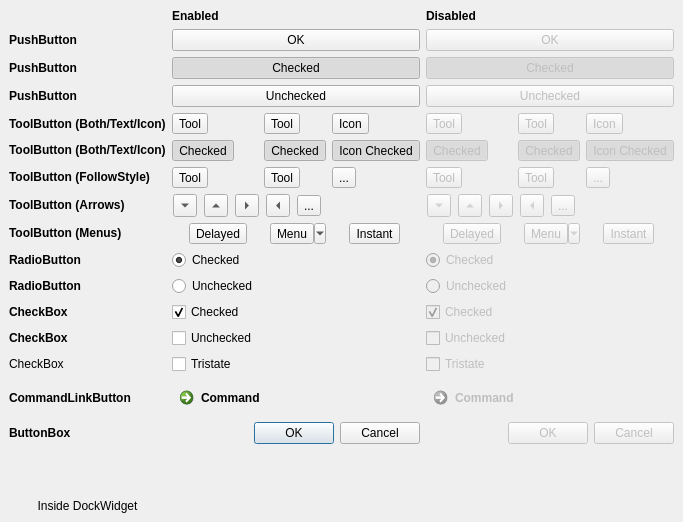
<?xml version="1.0" encoding="UTF-8"?>
<ui version="4.0">
 <class>DockWidget</class>
 <widget class="QDockWidget" name="DockWidget">
  <property name="geometry">
   <rect>
    <x>0</x>
    <y>0</y>
    <width>580</width>
    <height>522</height>
   </rect>
  </property>
  <property name="windowTitle">
   <string>Buttons</string>
  </property>
  <widget class="QWidget" name="dockWidgetContents">
   <layout class="QGridLayout" name="gridLayout">
    <item row="0" column="1">
     <widget class="QLabel" name="label_72">
      <property name="font">
       <font>
        <weight>75</weight>
        <bold>true</bold>
       </font>
      </property>
      <property name="text">
       <string>Enabled</string>
      </property>
     </widget>
    </item>
    <item row="0" column="4">
     <widget class="QLabel" name="label_73">
      <property name="font">
       <font>
        <weight>75</weight>
        <bold>true</bold>
       </font>
      </property>
      <property name="text">
       <string>Disabled</string>
      </property>
     </widget>
    </item>
    <item row="1" column="0">
     <widget class="QLabel" name="label_26">
      <property name="minimumSize">
       <size>
        <width>0</width>
        <height>0</height>
       </size>
      </property>
      <property name="maximumSize">
       <size>
        <width>16777215</width>
        <height>16777215</height>
       </size>
      </property>
      <property name="font">
       <font>
        <weight>75</weight>
        <bold>true</bold>
       </font>
      </property>
      <property name="toolTip">
       <string>This is a tool tip</string>
      </property>
      <property name="statusTip">
       <string>This is a status tip</string>
      </property>
      <property name="whatsThis">
       <string>This is &quot;what is this&quot;</string>
      </property>
      <property name="text">
       <string>PushButton</string>
      </property>
     </widget>
    </item>
    <item row="1" column="1" colspan="3">
     <widget class="QPushButton" name="pushButton">
      <property name="minimumSize">
       <size>
        <width>0</width>
        <height>0</height>
       </size>
      </property>
      <property name="maximumSize">
       <size>
        <width>16777215</width>
        <height>16777215</height>
       </size>
      </property>
      <property name="toolTip">
       <string>This is a tool tip</string>
      </property>
      <property name="statusTip">
       <string>This is a status tip</string>
      </property>
      <property name="whatsThis">
       <string>This is &quot;what is this&quot;</string>
      </property>
      <property name="text">
       <string>OK</string>
      </property>
     </widget>
    </item>
    <item row="1" column="4" colspan="3">
     <widget class="QPushButton" name="pushButtonDis">
      <property name="enabled">
       <bool>false</bool>
      </property>
      <property name="minimumSize">
       <size>
        <width>0</width>
        <height>0</height>
       </size>
      </property>
      <property name="maximumSize">
       <size>
        <width>16777215</width>
        <height>16777215</height>
       </size>
      </property>
      <property name="toolTip">
       <string>This is a tool tip</string>
      </property>
      <property name="statusTip">
       <string>This is a status tip</string>
      </property>
      <property name="whatsThis">
       <string>This is &quot;what is this&quot;</string>
      </property>
      <property name="text">
       <string>OK</string>
      </property>
      <property name="default">
       <bool>false</bool>
      </property>
     </widget>
    </item>
    <item row="2" column="0">
     <widget class="QLabel" name="label_74">
      <property name="font">
       <font>
        <weight>75</weight>
        <bold>true</bold>
       </font>
      </property>
      <property name="text">
       <string>PushButton</string>
      </property>
     </widget>
    </item>
    <item row="2" column="1" colspan="3">
     <widget class="QPushButton" name="pushButtonChecked">
      <property name="maximumSize">
       <size>
        <width>16777215</width>
        <height>16777215</height>
       </size>
      </property>
      <property name="text">
       <string>Checked</string>
      </property>
      <property name="checkable">
       <bool>true</bool>
      </property>
      <property name="checked">
       <bool>true</bool>
      </property>
     </widget>
    </item>
    <item row="2" column="4" colspan="3">
     <widget class="QPushButton" name="pushButtonCheckedDis">
      <property name="enabled">
       <bool>false</bool>
      </property>
      <property name="text">
       <string>Checked</string>
      </property>
      <property name="checkable">
       <bool>true</bool>
      </property>
      <property name="checked">
       <bool>true</bool>
      </property>
     </widget>
    </item>
    <item row="3" column="0">
     <widget class="QLabel" name="label_76">
      <property name="font">
       <font>
        <weight>75</weight>
        <bold>true</bold>
       </font>
      </property>
      <property name="text">
       <string>PushButton</string>
      </property>
     </widget>
    </item>
    <item row="3" column="1" colspan="3">
     <widget class="QPushButton" name="pushButtonUnchecked">
      <property name="text">
       <string>Unchecked</string>
      </property>
      <property name="checkable">
       <bool>true</bool>
      </property>
     </widget>
    </item>
    <item row="3" column="4" colspan="3">
     <widget class="QPushButton" name="pushButtonUncheckedDis">
      <property name="enabled">
       <bool>false</bool>
      </property>
      <property name="text">
       <string>Unchecked</string>
      </property>
      <property name="checkable">
       <bool>true</bool>
      </property>
     </widget>
    </item>
    <item row="4" column="0">
     <widget class="QLabel" name="label_33">
      <property name="minimumSize">
       <size>
        <width>0</width>
        <height>0</height>
       </size>
      </property>
      <property name="maximumSize">
       <size>
        <width>16777215</width>
        <height>16777215</height>
       </size>
      </property>
      <property name="font">
       <font>
        <weight>75</weight>
        <bold>true</bold>
       </font>
      </property>
      <property name="toolTip">
       <string>This is a tool tip</string>
      </property>
      <property name="statusTip">
       <string>This is a status tip</string>
      </property>
      <property name="whatsThis">
       <string>This is &quot;what is this&quot;</string>
      </property>
      <property name="text">
       <string>ToolButton (Both/Text/Icon)</string>
      </property>
     </widget>
    </item>
    <item row="4" column="1">
     <widget class="QToolButton" name="toolButton_4">
      <property name="text">
       <string>Tool</string>
      </property>
      <property name="icon">
       <iconset>
        <normaloff>:/qss_icons/rc/window_undock_focus.png</normaloff>:/qss_icons/rc/window_undock_focus.png</iconset>
      </property>
      <property name="toolButtonStyle">
       <enum>Qt::ToolButtonTextBesideIcon</enum>
      </property>
     </widget>
    </item>
    <item row="4" column="2">
     <widget class="QToolButton" name="toolButton">
      <property name="minimumSize">
       <size>
        <width>0</width>
        <height>0</height>
       </size>
      </property>
      <property name="maximumSize">
       <size>
        <width>16777215</width>
        <height>16777215</height>
       </size>
      </property>
      <property name="toolTip">
       <string>This is a tool tip</string>
      </property>
      <property name="statusTip">
       <string>This is a status tip</string>
      </property>
      <property name="whatsThis">
       <string>This is &quot;what is this&quot;</string>
      </property>
      <property name="text">
       <string>Tool</string>
      </property>
      <property name="icon">
       <iconset>
        <normaloff>:/qss_icons/rc/window_undock_focus.png</normaloff>:/qss_icons/rc/window_undock_focus.png</iconset>
      </property>
      <property name="toolButtonStyle">
       <enum>Qt::ToolButtonTextOnly</enum>
      </property>
     </widget>
    </item>
    <item row="4" column="3">
     <widget class="QToolButton" name="toolButtonIcon">
      <property name="text">
       <string>Icon</string>
      </property>
      <property name="icon">
       <iconset resource="../../dark/style.qrc">
        <normaloff>:/qss_icons/dark/rc/window_undock_focus.png</normaloff>:/qss_icons/dark/rc/window_undock_focus.png</iconset>
      </property>
     </widget>
    </item>
    <item row="4" column="4">
     <widget class="QToolButton" name="toolButton_9">
      <property name="enabled">
       <bool>false</bool>
      </property>
      <property name="text">
       <string>Tool</string>
      </property>
      <property name="icon">
       <iconset>
        <normaloff>:/qss_icons/rc/window_undock_focus.png</normaloff>:/qss_icons/rc/window_undock_focus.png</iconset>
      </property>
      <property name="toolButtonStyle">
       <enum>Qt::ToolButtonTextBesideIcon</enum>
      </property>
     </widget>
    </item>
    <item row="4" column="5">
     <widget class="QToolButton" name="toolButton_8">
      <property name="enabled">
       <bool>false</bool>
      </property>
      <property name="minimumSize">
       <size>
        <width>0</width>
        <height>0</height>
       </size>
      </property>
      <property name="maximumSize">
       <size>
        <width>16777215</width>
        <height>16777215</height>
       </size>
      </property>
      <property name="toolTip">
       <string>This is a tool tip</string>
      </property>
      <property name="statusTip">
       <string>This is a status tip</string>
      </property>
      <property name="whatsThis">
       <string>This is &quot;what is this&quot;</string>
      </property>
      <property name="text">
       <string>Tool</string>
      </property>
      <property name="icon">
       <iconset>
        <normaloff>:/qss_icons/rc/window_undock_focus.png</normaloff>:/qss_icons/rc/window_undock_focus.png</iconset>
      </property>
      <property name="toolButtonStyle">
       <enum>Qt::ToolButtonTextOnly</enum>
      </property>
     </widget>
    </item>
    <item row="4" column="6">
     <widget class="QToolButton" name="toolButtonIcon_2">
      <property name="enabled">
       <bool>false</bool>
      </property>
      <property name="text">
       <string>Icon</string>
      </property>
      <property name="icon">
       <iconset>
        <normaloff>:/qss_icons/${ID}/rc/window_undock_focus.png</normaloff>:/qss_icons/${ID}/rc/window_undock_focus.png</iconset>
      </property>
     </widget>
    </item>
    <item row="5" column="0">
     <widget class="QLabel" name="label_2">
      <property name="text">
       <string>&lt;html&gt;&lt;head/&gt;&lt;body&gt;&lt;p&gt;&lt;span style=&quot; font-weight:600;&quot;&gt;ToolButton (Both/Text/Icon)&lt;/span&gt;&lt;/p&gt;&lt;/body&gt;&lt;/html&gt;</string>
      </property>
     </widget>
    </item>
    <item row="5" column="1">
     <widget class="QToolButton" name="toolButton_5">
      <property name="text">
       <string>Checked</string>
      </property>
      <property name="icon">
       <iconset>
        <normaloff>:/qss_icons/rc/window_undock_focus.png</normaloff>:/qss_icons/rc/window_undock_focus.png</iconset>
      </property>
      <property name="checkable">
       <bool>true</bool>
      </property>
      <property name="checked">
       <bool>true</bool>
      </property>
      <property name="toolButtonStyle">
       <enum>Qt::ToolButtonTextBesideIcon</enum>
      </property>
     </widget>
    </item>
    <item row="5" column="2">
     <widget class="QToolButton" name="toolButtonChecked">
      <property name="text">
       <string>Checked</string>
      </property>
      <property name="icon">
       <iconset>
        <normaloff>:/qss_icons/rc/window_undock_focus.png</normaloff>:/qss_icons/rc/window_undock_focus.png</iconset>
      </property>
      <property name="checkable">
       <bool>true</bool>
      </property>
      <property name="checked">
       <bool>true</bool>
      </property>
      <property name="popupMode">
       <enum>QToolButton::DelayedPopup</enum>
      </property>
      <property name="toolButtonStyle">
       <enum>Qt::ToolButtonTextOnly</enum>
      </property>
     </widget>
    </item>
    <item row="5" column="3">
     <widget class="QToolButton" name="toolButtonCheckedIcon">
      <property name="text">
       <string>Icon Checked</string>
      </property>
      <property name="icon">
       <iconset resource="../../dark/style.qrc">
        <normaloff>:/qss_icons/dark/rc/window_undock_focus.png</normaloff>:/qss_icons/dark/rc/window_undock_focus.png</iconset>
      </property>
      <property name="checkable">
       <bool>true</bool>
      </property>
      <property name="checked">
       <bool>true</bool>
      </property>
     </widget>
    </item>
    <item row="5" column="4">
     <widget class="QToolButton" name="toolButton_10">
      <property name="enabled">
       <bool>false</bool>
      </property>
      <property name="text">
       <string>Checked</string>
      </property>
      <property name="icon">
       <iconset>
        <normaloff>:/qss_icons/rc/window_undock_focus.png</normaloff>:/qss_icons/rc/window_undock_focus.png</iconset>
      </property>
      <property name="checkable">
       <bool>true</bool>
      </property>
      <property name="checked">
       <bool>true</bool>
      </property>
      <property name="toolButtonStyle">
       <enum>Qt::ToolButtonTextBesideIcon</enum>
      </property>
     </widget>
    </item>
    <item row="5" column="5">
     <widget class="QToolButton" name="toolButtonChecked_2">
      <property name="enabled">
       <bool>false</bool>
      </property>
      <property name="text">
       <string>Checked</string>
      </property>
      <property name="icon">
       <iconset>
        <normaloff>:/qss_icons/rc/window_undock_focus.png</normaloff>:/qss_icons/rc/window_undock_focus.png</iconset>
      </property>
      <property name="checkable">
       <bool>true</bool>
      </property>
      <property name="checked">
       <bool>true</bool>
      </property>
      <property name="popupMode">
       <enum>QToolButton::DelayedPopup</enum>
      </property>
      <property name="toolButtonStyle">
       <enum>Qt::ToolButtonTextOnly</enum>
      </property>
     </widget>
    </item>
    <item row="5" column="6">
     <widget class="QToolButton" name="toolButtonCheckedIcon_2">
      <property name="enabled">
       <bool>false</bool>
      </property>
      <property name="text">
       <string>Icon Checked</string>
      </property>
      <property name="icon">
       <iconset>
        <normaloff>:/qss_icons/${ID}/rc/window_undock_focus.png</normaloff>:/qss_icons/${ID}/rc/window_undock_focus.png</iconset>
      </property>
      <property name="checkable">
       <bool>true</bool>
      </property>
      <property name="checked">
       <bool>true</bool>
      </property>
     </widget>
    </item>
    <item row="6" column="0">
     <widget class="QLabel" name="label_5">
      <property name="text">
       <string>&lt;html&gt;&lt;head/&gt;&lt;body&gt;&lt;p&gt;&lt;span style=&quot; font-weight:600;&quot;&gt;ToolButton (FollowStyle)&lt;/span&gt;&lt;/p&gt;&lt;/body&gt;&lt;/html&gt;</string>
      </property>
     </widget>
    </item>
    <item row="6" column="1">
     <widget class="QToolButton" name="toolButton_6">
      <property name="text">
       <string>Tool</string>
      </property>
      <property name="icon">
       <iconset>
        <normaloff>:/qss_icons/rc/window_undock_focus.png</normaloff>:/qss_icons/rc/window_undock_focus.png</iconset>
      </property>
      <property name="toolButtonStyle">
       <enum>Qt::ToolButtonFollowStyle</enum>
      </property>
     </widget>
    </item>
    <item row="6" column="2">
     <widget class="QToolButton" name="toolButton_2">
      <property name="text">
       <string>Tool</string>
      </property>
      <property name="icon">
       <iconset>
        <normaloff>:/qss_icons/rc/window_undock_focus.png</normaloff>:/qss_icons/rc/window_undock_focus.png</iconset>
      </property>
      <property name="toolButtonStyle">
       <enum>Qt::ToolButtonFollowStyle</enum>
      </property>
     </widget>
    </item>
    <item row="6" column="3">
     <widget class="QToolButton" name="toolButton_3">
      <property name="text">
       <string>...</string>
      </property>
      <property name="icon">
       <iconset resource="../../dark/style.qrc">
        <normaloff>:/qss_icons/dark/rc/window_undock_focus.png</normaloff>:/qss_icons/dark/rc/window_undock_focus.png</iconset>
      </property>
      <property name="toolButtonStyle">
       <enum>Qt::ToolButtonFollowStyle</enum>
      </property>
     </widget>
    </item>
    <item row="6" column="4">
     <widget class="QToolButton" name="toolButton_12">
      <property name="enabled">
       <bool>false</bool>
      </property>
      <property name="text">
       <string>Tool</string>
      </property>
      <property name="icon">
       <iconset>
        <normaloff>:/qss_icons/rc/window_undock_focus.png</normaloff>:/qss_icons/rc/window_undock_focus.png</iconset>
      </property>
      <property name="toolButtonStyle">
       <enum>Qt::ToolButtonFollowStyle</enum>
      </property>
     </widget>
    </item>
    <item row="6" column="5">
     <widget class="QToolButton" name="toolButton_7">
      <property name="enabled">
       <bool>false</bool>
      </property>
      <property name="text">
       <string>Tool</string>
      </property>
      <property name="icon">
       <iconset>
        <normaloff>:/qss_icons/rc/window_undock_focus.png</normaloff>:/qss_icons/rc/window_undock_focus.png</iconset>
      </property>
      <property name="toolButtonStyle">
       <enum>Qt::ToolButtonFollowStyle</enum>
      </property>
     </widget>
    </item>
    <item row="6" column="6">
     <widget class="QToolButton" name="toolButton_11">
      <property name="enabled">
       <bool>false</bool>
      </property>
      <property name="text">
       <string>...</string>
      </property>
      <property name="icon">
       <iconset>
        <normaloff>:/qss_icons/rc/window_undock_focus.png</normaloff>:/qss_icons/rc/window_undock_focus.png</iconset>
      </property>
      <property name="toolButtonStyle">
       <enum>Qt::ToolButtonFollowStyle</enum>
      </property>
     </widget>
    </item>
    <item row="7" column="0">
     <widget class="QLabel" name="label_3">
      <property name="text">
       <string>&lt;html&gt;&lt;head/&gt;&lt;body&gt;&lt;p&gt;&lt;span style=&quot; font-weight:600;&quot;&gt;ToolButton (Arrows)&lt;/span&gt;&lt;/p&gt;&lt;/body&gt;&lt;/html&gt;</string>
      </property>
     </widget>
    </item>
    <item row="7" column="1" colspan="2">
     <layout class="QGridLayout" name="gridLayout_3">
      <item row="0" column="1">
       <widget class="QToolButton" name="toolButtonArrowUp">
        <property name="text">
         <string>...</string>
        </property>
        <property name="arrowType">
         <enum>Qt::UpArrow</enum>
        </property>
       </widget>
      </item>
      <item row="0" column="3">
       <widget class="QToolButton" name="toolButtonArrowLeft">
        <property name="text">
         <string>...</string>
        </property>
        <property name="arrowType">
         <enum>Qt::LeftArrow</enum>
        </property>
       </widget>
      </item>
      <item row="0" column="2">
       <widget class="QToolButton" name="toolButtonArrowRight">
        <property name="text">
         <string>...</string>
        </property>
        <property name="arrowType">
         <enum>Qt::RightArrow</enum>
        </property>
       </widget>
      </item>
      <item row="0" column="0">
       <widget class="QToolButton" name="toolButtonArrowDown">
        <property name="text">
         <string>...</string>
        </property>
        <property name="arrowType">
         <enum>Qt::DownArrow</enum>
        </property>
       </widget>
      </item>
      <item row="0" column="4">
       <widget class="QToolButton" name="toolButtonDots">
        <property name="text">
         <string>...</string>
        </property>
       </widget>
      </item>
     </layout>
    </item>
    <item row="7" column="4" colspan="2">
     <layout class="QGridLayout" name="gridLayout_2">
      <item row="0" column="1">
       <widget class="QToolButton" name="toolButtonArrowUpDis">
        <property name="enabled">
         <bool>false</bool>
        </property>
        <property name="text">
         <string>...</string>
        </property>
        <property name="arrowType">
         <enum>Qt::UpArrow</enum>
        </property>
       </widget>
      </item>
      <item row="0" column="0">
       <widget class="QToolButton" name="toolButtonArrowDownDis">
        <property name="enabled">
         <bool>false</bool>
        </property>
        <property name="text">
         <string>...</string>
        </property>
        <property name="arrowType">
         <enum>Qt::DownArrow</enum>
        </property>
       </widget>
      </item>
      <item row="0" column="2">
       <widget class="QToolButton" name="toolButtonArrowRightDis">
        <property name="enabled">
         <bool>false</bool>
        </property>
        <property name="text">
         <string>...</string>
        </property>
        <property name="arrowType">
         <enum>Qt::RightArrow</enum>
        </property>
       </widget>
      </item>
      <item row="0" column="3">
       <widget class="QToolButton" name="toolButtonArrowLeftDis">
        <property name="enabled">
         <bool>false</bool>
        </property>
        <property name="text">
         <string>...</string>
        </property>
        <property name="arrowType">
         <enum>Qt::LeftArrow</enum>
        </property>
       </widget>
      </item>
      <item row="0" column="4">
       <widget class="QToolButton" name="toolButtonDotsDis">
        <property name="enabled">
         <bool>false</bool>
        </property>
        <property name="text">
         <string>...</string>
        </property>
       </widget>
      </item>
     </layout>
    </item>
    <item row="8" column="0">
     <widget class="QLabel" name="label_4">
      <property name="text">
       <string>&lt;html&gt;&lt;head/&gt;&lt;body&gt;&lt;p&gt;&lt;span style=&quot; font-weight:600;&quot;&gt;ToolButton (Menus)&lt;/span&gt;&lt;/p&gt;&lt;/body&gt;&lt;/html&gt;</string>
      </property>
     </widget>
    </item>
    <item row="8" column="1" colspan="3">
     <layout class="QHBoxLayout" name="horizontalLayout">
      <item>
       <widget class="QToolButton" name="toolButtonDelayedPopup">
        <property name="text">
         <string>Delayed</string>
        </property>
        <property name="arrowType">
         <enum>Qt::NoArrow</enum>
        </property>
       </widget>
      </item>
      <item>
       <widget class="QToolButton" name="toolButtonMenuButtonPopup">
        <property name="text">
         <string>Menu</string>
        </property>
        <property name="popupMode">
         <enum>QToolButton::MenuButtonPopup</enum>
        </property>
       </widget>
      </item>
      <item>
       <widget class="QToolButton" name="toolButtonInstantPopup">
        <property name="text">
         <string>Instant</string>
        </property>
        <property name="popupMode">
         <enum>QToolButton::InstantPopup</enum>
        </property>
       </widget>
      </item>
     </layout>
    </item>
    <item row="8" column="4" colspan="3">
     <layout class="QHBoxLayout" name="horizontalLayout_2">
      <item>
       <widget class="QToolButton" name="toolButtonDelayedPopupDis">
        <property name="enabled">
         <bool>false</bool>
        </property>
        <property name="text">
         <string>Delayed</string>
        </property>
        <property name="arrowType">
         <enum>Qt::NoArrow</enum>
        </property>
       </widget>
      </item>
      <item>
       <widget class="QToolButton" name="toolButtonMenuButtonPopupDis">
        <property name="enabled">
         <bool>false</bool>
        </property>
        <property name="text">
         <string>Menu</string>
        </property>
        <property name="popupMode">
         <enum>QToolButton::MenuButtonPopup</enum>
        </property>
       </widget>
      </item>
      <item>
       <widget class="QToolButton" name="toolButtonInstantPopupDis">
        <property name="enabled">
         <bool>false</bool>
        </property>
        <property name="text">
         <string>Instant</string>
        </property>
        <property name="popupMode">
         <enum>QToolButton::InstantPopup</enum>
        </property>
       </widget>
      </item>
     </layout>
    </item>
    <item row="9" column="0">
     <widget class="QLabel" name="label_75">
      <property name="font">
       <font>
        <weight>75</weight>
        <bold>true</bold>
       </font>
      </property>
      <property name="text">
       <string>RadioButton</string>
      </property>
     </widget>
    </item>
    <item row="9" column="1">
     <widget class="QRadioButton" name="radioButtonChecked">
      <property name="text">
       <string>Checked</string>
      </property>
      <property name="checked">
       <bool>true</bool>
      </property>
      <property name="autoExclusive">
       <bool>false</bool>
      </property>
     </widget>
    </item>
    <item row="9" column="4">
     <widget class="QRadioButton" name="radioButtonCheckedDis">
      <property name="enabled">
       <bool>false</bool>
      </property>
      <property name="text">
       <string>Checked</string>
      </property>
      <property name="checked">
       <bool>true</bool>
      </property>
      <property name="autoExclusive">
       <bool>false</bool>
      </property>
     </widget>
    </item>
    <item row="10" column="0">
     <widget class="QLabel" name="label_29">
      <property name="minimumSize">
       <size>
        <width>0</width>
        <height>0</height>
       </size>
      </property>
      <property name="maximumSize">
       <size>
        <width>16777215</width>
        <height>16777215</height>
       </size>
      </property>
      <property name="font">
       <font>
        <weight>75</weight>
        <bold>true</bold>
       </font>
      </property>
      <property name="toolTip">
       <string>This is a tool tip</string>
      </property>
      <property name="statusTip">
       <string>This is a status tip</string>
      </property>
      <property name="whatsThis">
       <string>This is &quot;what is this&quot;</string>
      </property>
      <property name="text">
       <string>RadioButton</string>
      </property>
     </widget>
    </item>
    <item row="10" column="1">
     <widget class="QRadioButton" name="radioButtonUnchecked">
      <property name="minimumSize">
       <size>
        <width>0</width>
        <height>0</height>
       </size>
      </property>
      <property name="maximumSize">
       <size>
        <width>16777215</width>
        <height>16777215</height>
       </size>
      </property>
      <property name="toolTip">
       <string>This is a tool tip</string>
      </property>
      <property name="statusTip">
       <string>This is a status tip</string>
      </property>
      <property name="whatsThis">
       <string>This is &quot;what is this&quot;</string>
      </property>
      <property name="text">
       <string>Unchecked</string>
      </property>
      <property name="autoExclusive">
       <bool>false</bool>
      </property>
     </widget>
    </item>
    <item row="10" column="4">
     <widget class="QRadioButton" name="radioButtonUncheckedDis">
      <property name="enabled">
       <bool>false</bool>
      </property>
      <property name="minimumSize">
       <size>
        <width>0</width>
        <height>0</height>
       </size>
      </property>
      <property name="maximumSize">
       <size>
        <width>16777215</width>
        <height>16777215</height>
       </size>
      </property>
      <property name="toolTip">
       <string>This is a tool tip</string>
      </property>
      <property name="statusTip">
       <string>This is a status tip</string>
      </property>
      <property name="whatsThis">
       <string>This is &quot;what is this&quot;</string>
      </property>
      <property name="text">
       <string>Unchecked</string>
      </property>
      <property name="checked">
       <bool>false</bool>
      </property>
      <property name="autoExclusive">
       <bool>false</bool>
      </property>
     </widget>
    </item>
    <item row="11" column="0">
     <widget class="QLabel" name="label_53">
      <property name="font">
       <font>
        <weight>75</weight>
        <bold>true</bold>
       </font>
      </property>
      <property name="text">
       <string>CheckBox</string>
      </property>
     </widget>
    </item>
    <item row="11" column="1">
     <widget class="QCheckBox" name="checkBoxChecked">
      <property name="text">
       <string>Checked</string>
      </property>
      <property name="checked">
       <bool>true</bool>
      </property>
     </widget>
    </item>
    <item row="11" column="4">
     <widget class="QCheckBox" name="checkBoxCheckedDis">
      <property name="enabled">
       <bool>false</bool>
      </property>
      <property name="text">
       <string>Checked</string>
      </property>
      <property name="checked">
       <bool>true</bool>
      </property>
     </widget>
    </item>
    <item row="12" column="0">
     <widget class="QLabel" name="label_30">
      <property name="minimumSize">
       <size>
        <width>0</width>
        <height>0</height>
       </size>
      </property>
      <property name="maximumSize">
       <size>
        <width>16777215</width>
        <height>16777215</height>
       </size>
      </property>
      <property name="font">
       <font>
        <weight>75</weight>
        <bold>true</bold>
       </font>
      </property>
      <property name="toolTip">
       <string>This is a tool tip</string>
      </property>
      <property name="statusTip">
       <string>This is a status tip</string>
      </property>
      <property name="whatsThis">
       <string>This is &quot;what is this&quot;</string>
      </property>
      <property name="text">
       <string>CheckBox</string>
      </property>
     </widget>
    </item>
    <item row="12" column="1">
     <widget class="QCheckBox" name="checkBoxEnabled">
      <property name="minimumSize">
       <size>
        <width>0</width>
        <height>0</height>
       </size>
      </property>
      <property name="maximumSize">
       <size>
        <width>16777215</width>
        <height>16777215</height>
       </size>
      </property>
      <property name="toolTip">
       <string>This is a tool tip</string>
      </property>
      <property name="statusTip">
       <string>This is a status tip</string>
      </property>
      <property name="whatsThis">
       <string>This is &quot;what is this&quot;</string>
      </property>
      <property name="text">
       <string>Unchecked</string>
      </property>
      <property name="tristate">
       <bool>false</bool>
      </property>
     </widget>
    </item>
    <item row="12" column="4">
     <widget class="QCheckBox" name="checkBoxUncheckedDis">
      <property name="enabled">
       <bool>false</bool>
      </property>
      <property name="minimumSize">
       <size>
        <width>0</width>
        <height>0</height>
       </size>
      </property>
      <property name="maximumSize">
       <size>
        <width>16777215</width>
        <height>16777215</height>
       </size>
      </property>
      <property name="toolTip">
       <string>This is a tool tip</string>
      </property>
      <property name="statusTip">
       <string>This is a status tip</string>
      </property>
      <property name="whatsThis">
       <string>This is &quot;what is this&quot;</string>
      </property>
      <property name="text">
       <string>Unchecked</string>
      </property>
      <property name="checked">
       <bool>false</bool>
      </property>
     </widget>
    </item>
    <item row="13" column="0">
     <widget class="QLabel" name="label">
      <property name="text">
       <string>CheckBox</string>
      </property>
     </widget>
    </item>
    <item row="13" column="1">
     <widget class="QCheckBox" name="checkBoxTristate">
      <property name="text">
       <string>Tristate</string>
      </property>
      <property name="checkable">
       <bool>true</bool>
      </property>
      <property name="checked">
       <bool>false</bool>
      </property>
      <property name="tristate">
       <bool>true</bool>
      </property>
     </widget>
    </item>
    <item row="13" column="4">
     <widget class="QCheckBox" name="checkBoxTristateDis">
      <property name="enabled">
       <bool>false</bool>
      </property>
      <property name="text">
       <string>Tristate</string>
      </property>
      <property name="checked">
       <bool>false</bool>
      </property>
      <property name="tristate">
       <bool>true</bool>
      </property>
     </widget>
    </item>
    <item row="14" column="0">
     <widget class="QLabel" name="label_31">
      <property name="minimumSize">
       <size>
        <width>0</width>
        <height>0</height>
       </size>
      </property>
      <property name="maximumSize">
       <size>
        <width>16777215</width>
        <height>16777215</height>
       </size>
      </property>
      <property name="font">
       <font>
        <weight>75</weight>
        <bold>true</bold>
       </font>
      </property>
      <property name="toolTip">
       <string>This is a tool tip</string>
      </property>
      <property name="statusTip">
       <string>This is a status tip</string>
      </property>
      <property name="whatsThis">
       <string>This is &quot;what is this&quot;</string>
      </property>
      <property name="text">
       <string>CommandLinkButton</string>
      </property>
     </widget>
    </item>
    <item row="14" column="1" colspan="3">
     <widget class="QCommandLinkButton" name="commandLinkButton">
      <property name="minimumSize">
       <size>
        <width>0</width>
        <height>0</height>
       </size>
      </property>
      <property name="maximumSize">
       <size>
        <width>16777215</width>
        <height>16777215</height>
       </size>
      </property>
      <property name="toolTip">
       <string>This is a tool tip</string>
      </property>
      <property name="statusTip">
       <string>This is a status tip</string>
      </property>
      <property name="whatsThis">
       <string>This is &quot;what is this&quot;</string>
      </property>
      <property name="text">
       <string>Command</string>
      </property>
     </widget>
    </item>
    <item row="14" column="4" colspan="3">
     <widget class="QCommandLinkButton" name="commandLinkButtonDIs">
      <property name="enabled">
       <bool>false</bool>
      </property>
      <property name="maximumSize">
       <size>
        <width>16777215</width>
        <height>16777215</height>
       </size>
      </property>
      <property name="text">
       <string>Command</string>
      </property>
     </widget>
    </item>
    <item row="15" column="0">
     <widget class="QLabel" name="label_32">
      <property name="minimumSize">
       <size>
        <width>0</width>
        <height>0</height>
       </size>
      </property>
      <property name="maximumSize">
       <size>
        <width>16777215</width>
        <height>16777215</height>
       </size>
      </property>
      <property name="font">
       <font>
        <weight>75</weight>
        <bold>true</bold>
       </font>
      </property>
      <property name="toolTip">
       <string>This is a tool tip</string>
      </property>
      <property name="statusTip">
       <string>This is a status tip</string>
      </property>
      <property name="whatsThis">
       <string>This is &quot;what is this&quot;</string>
      </property>
      <property name="text">
       <string>ButtonBox</string>
      </property>
     </widget>
    </item>
    <item row="15" column="1" colspan="3">
     <widget class="QDialogButtonBox" name="buttonBox">
      <property name="minimumSize">
       <size>
        <width>0</width>
        <height>0</height>
       </size>
      </property>
      <property name="maximumSize">
       <size>
        <width>16777215</width>
        <height>16777215</height>
       </size>
      </property>
      <property name="toolTip">
       <string>This is a tool tip</string>
      </property>
      <property name="statusTip">
       <string>This is a status tip</string>
      </property>
      <property name="whatsThis">
       <string>This is &quot;what is this&quot;</string>
      </property>
      <property name="standardButtons">
       <set>QDialogButtonBox::Cancel|QDialogButtonBox::Ok</set>
      </property>
     </widget>
    </item>
    <item row="15" column="4" colspan="3">
     <widget class="QDialogButtonBox" name="buttonBoxDis">
      <property name="enabled">
       <bool>false</bool>
      </property>
      <property name="standardButtons">
       <set>QDialogButtonBox::Cancel|QDialogButtonBox::Ok</set>
      </property>
     </widget>
    </item>
    <item row="16" column="0">
     <spacer name="verticalSpacer">
      <property name="toolTip">
       <string>Vertical Spacer 'verticalSpacer', 20 x 4</string>
      </property>
      <property name="statusTip">
       <string>This is a status tip</string>
      </property>
      <property name="whatsThis">
       <string>This is &quot;what is this&quot;</string>
      </property>
      <property name="orientation">
       <enum>Qt::Vertical</enum>
      </property>
      <property name="sizeHint" stdset="0">
       <size>
        <width>20</width>
        <height>4</height>
       </size>
      </property>
     </spacer>
    </item>
    <item row="17" column="0">
     <widget class="QLabel" name="label_36">
      <property name="toolTip">
       <string>This is a tool tip</string>
      </property>
      <property name="statusTip">
       <string>This is a status tip</string>
      </property>
      <property name="whatsThis">
       <string>This is &quot;what is this&quot;</string>
      </property>
      <property name="text">
       <string>Inside DockWidget</string>
      </property>
      <property name="alignment">
       <set>Qt::AlignCenter</set>
      </property>
     </widget>
    </item>
   </layout>
  </widget>
 </widget>
 <resources>
  <include location="../../dark/style.qrc"/>
 </resources>
 <connections>
  <connection>
   <sender>radioButtonChecked</sender>
   <signal>clicked(bool)</signal>
   <receiver>radioButtonCheckedDis</receiver>
   <slot>setChecked(bool)</slot>
   <hints>
    <hint type="sourcelabel">
     <x>396</x>
     <y>279</y>
    </hint>
    <hint type="destinationlabel">
     <x>546</x>
     <y>279</y>
    </hint>
   </hints>
  </connection>
  <connection>
   <sender>radioButtonUnchecked</sender>
   <signal>clicked(bool)</signal>
   <receiver>radioButtonUncheckedDis</receiver>
   <slot>setChecked(bool)</slot>
   <hints>
    <hint type="sourcelabel">
     <x>396</x>
     <y>303</y>
    </hint>
    <hint type="destinationlabel">
     <x>546</x>
     <y>303</y>
    </hint>
   </hints>
  </connection>
  <connection>
   <sender>checkBoxChecked</sender>
   <signal>clicked(bool)</signal>
   <receiver>checkBoxCheckedDis</receiver>
   <slot>setChecked(bool)</slot>
   <hints>
    <hint type="sourcelabel">
     <x>396</x>
     <y>327</y>
    </hint>
    <hint type="destinationlabel">
     <x>546</x>
     <y>327</y>
    </hint>
   </hints>
  </connection>
  <connection>
   <sender>checkBoxEnabled</sender>
   <signal>clicked(bool)</signal>
   <receiver>checkBoxUncheckedDis</receiver>
   <slot>setChecked(bool)</slot>
   <hints>
    <hint type="sourcelabel">
     <x>396</x>
     <y>351</y>
    </hint>
    <hint type="destinationlabel">
     <x>546</x>
     <y>351</y>
    </hint>
   </hints>
  </connection>
  <connection>
   <sender>commandLinkButton</sender>
   <signal>clicked(bool)</signal>
   <receiver>commandLinkButtonDIs</receiver>
   <slot>setChecked(bool)</slot>
   <hints>
    <hint type="sourcelabel">
     <x>450</x>
     <y>426</y>
    </hint>
    <hint type="destinationlabel">
     <x>642</x>
     <y>426</y>
    </hint>
   </hints>
  </connection>
  <connection>
   <sender>pushButtonChecked</sender>
   <signal>clicked(bool)</signal>
   <receiver>pushButtonCheckedDis</receiver>
   <slot>setChecked(bool)</slot>
   <hints>
    <hint type="sourcelabel">
     <x>396</x>
     <y>107</y>
    </hint>
    <hint type="destinationlabel">
     <x>546</x>
     <y>107</y>
    </hint>
   </hints>
  </connection>
  <connection>
   <sender>pushButtonUnchecked</sender>
   <signal>clicked(bool)</signal>
   <receiver>pushButtonUncheckedDis</receiver>
   <slot>setChecked(bool)</slot>
   <hints>
    <hint type="sourcelabel">
     <x>396</x>
     <y>138</y>
    </hint>
    <hint type="destinationlabel">
     <x>546</x>
     <y>138</y>
    </hint>
   </hints>
  </connection>
  <connection>
   <sender>pushButton</sender>
   <signal>clicked(bool)</signal>
   <receiver>pushButtonDis</receiver>
   <slot>click()</slot>
   <hints>
    <hint type="sourcelabel">
     <x>396</x>
     <y>76</y>
    </hint>
    <hint type="destinationlabel">
     <x>546</x>
     <y>76</y>
    </hint>
   </hints>
  </connection>
 </connections>
</ui>
